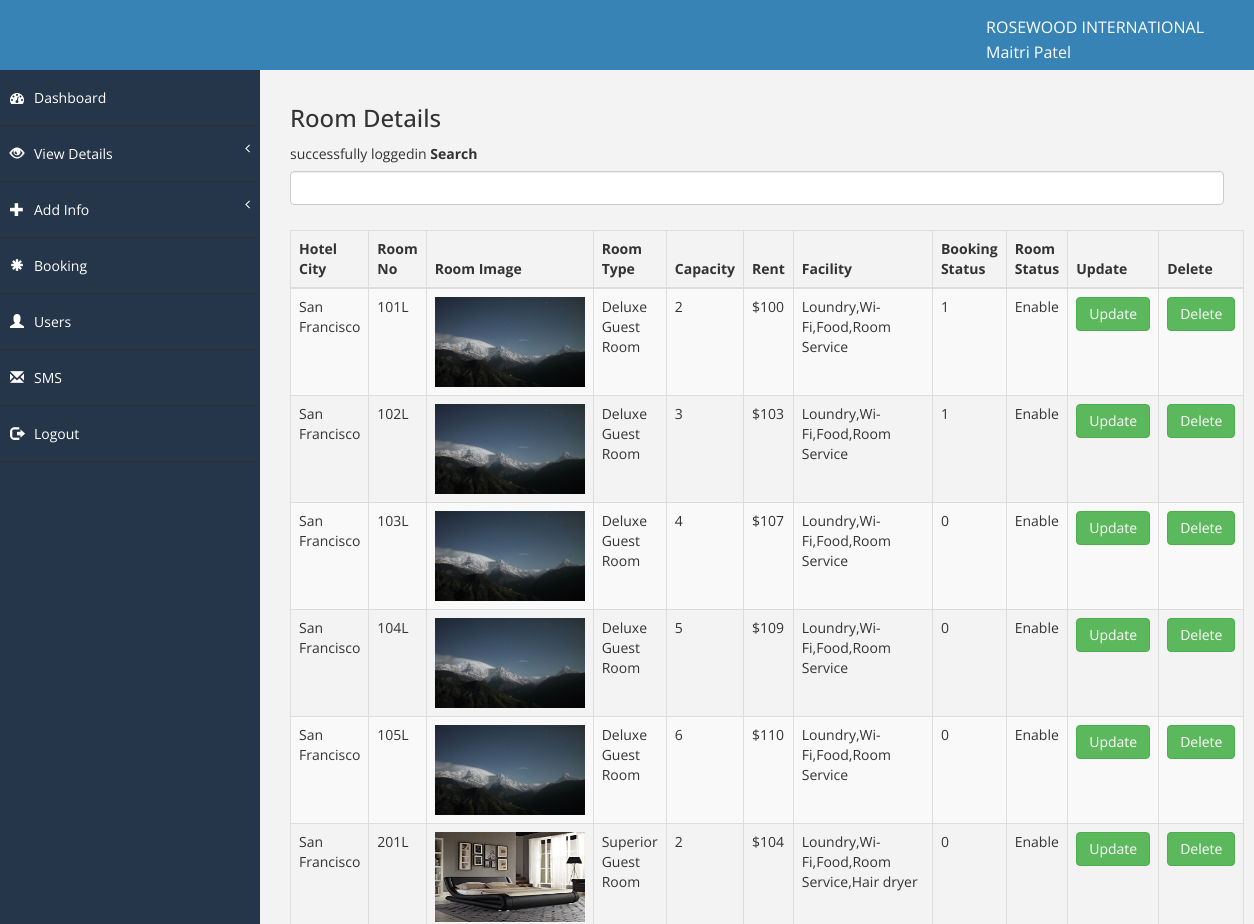
Page /admin/viewrooms.php (signed in, upper part) on the earlier database version.
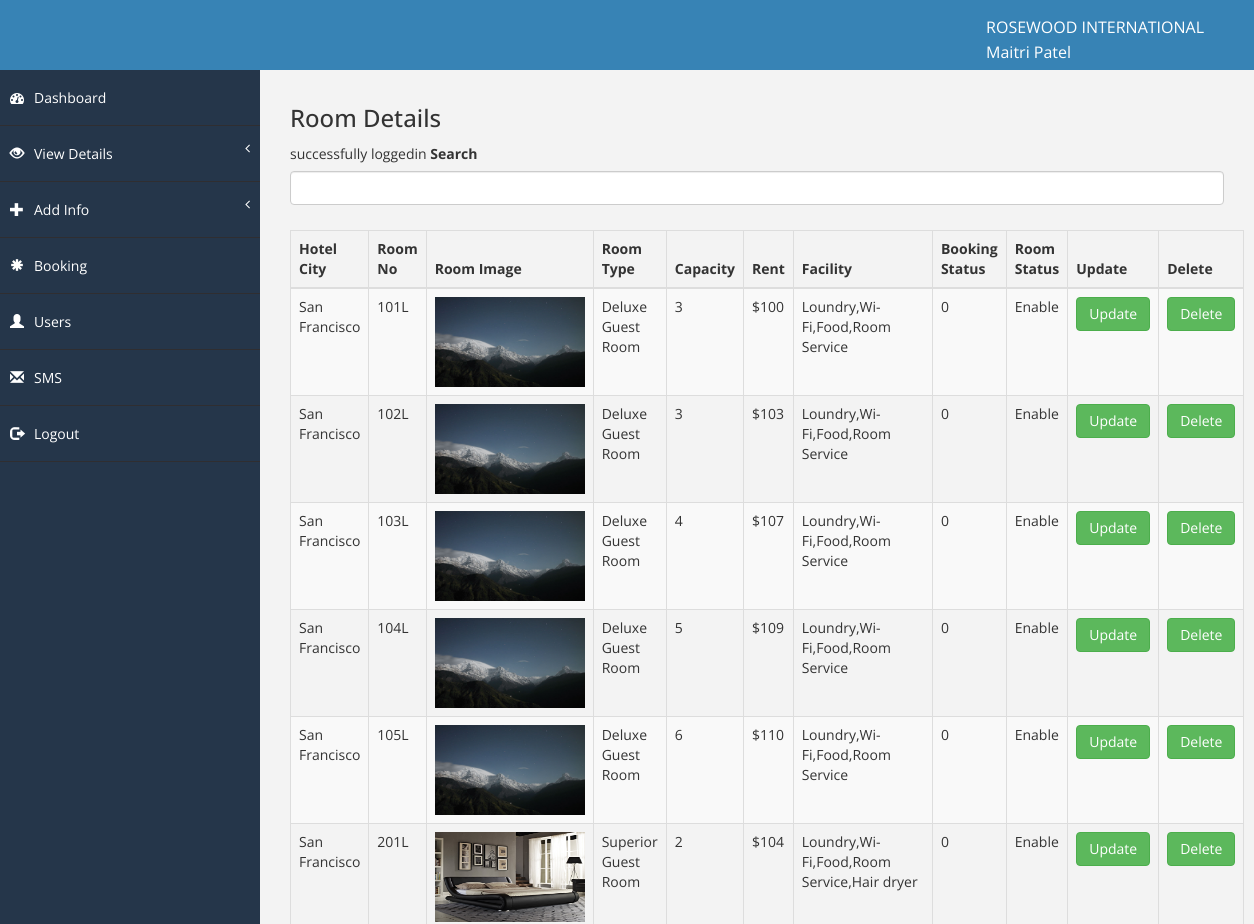
Same page on the later database version.
### tables this page shows
CREATE TABLE IF NOT EXISTS `rooms` (
  `room_id` int(20) NOT NULL,
  `room_no` varchar(100) NOT NULL,
  `image` text NOT NULL,
  `room_type` varchar(100) NOT NULL,
  `capacity` varchar(100) NOT NULL,
  `rent` varchar(100) NOT NULL,
  `facility` varchar(100) NOT NULL,
  `booking_status` tinyint(1) NOT NULL DEFAULT '0',
  `status` varchar(50) NOT NULL,
  `hotel_id` bigint(10) DEFAULT NULL
);

CREATE TABLE IF NOT EXISTS `hotels` (
  `hotel_id` bigint(20) NOT NULL,
  `hotel_name` varchar(50) NOT NULL,
  `address` text NOT NULL,
  `city` varchar(50) NOT NULL,
  `state` varchar(50) NOT NULL,
  `country` varchar(50) NOT NULL,
  `hotel_image` varchar(100) NOT NULL,
  `hotel_status` varchar(50) NOT NULL
);

### admin/function.php (called while the page is built, shortened)
<?php
function connection(){
    try{
        $con = mysqli_connect("localhost","root","mysql","hoteldb");
    }catch(Exception $e){
        echo $e->getMessage();
    }
    return $con;
}
function selectalldatabyid($table,$primary_key,$id){
    try{
        $con = connection();
        $sql = "SELECT * from $table  WHERE $primary_key=$id";
        $result = mysqli_query($con, $sql);
        $row = mysqli_fetch_array($result,MYSQLI_ASSOC);
    }catch(Exception $e){
        echo $e->getMessage();
    }
    return($row);
}
function selectalldataby($table){
    try {
        $con = connection();
        $selectalldata = "SELECT * from $table";
        $result = mysqli_query($con, $selectalldata);
        $row = mysqli_fetch_all($result,MYSQLI_ASSOC);
    } catch (Exception $e) {
        echo 'Message: ' .$e->getMessage();
    }
    return $row;
}

### admin/viewrooms.php (the view, shortened to what this page needs)
<?PHP
include('header.php');
$roomdata = selectalldataby("rooms");
?>
<div id="page-wrapper">
    <h3>Room Details</h3>
    <?php
    if (!empty($_SESSION['error'])) {
        echo $_SESSION['error'];
    }
    ?> <label>Search</label>
    <input id="search" type="text" class="form-control" name="field">
    <br>
        <table class="table table-striped table-bordered table-hover" id="datatable">
            <thead>
            <tr>
                <th>Hotel City</th>
                <th>Room No</th>
                <th>Room Image</th>
                <th>Room Type</th>
                <th>Capacity</th>
                <th>Rent</th>
                <th>Facility</th>
                <th>Booking Status</th>
                <th>Room Status</th>
                <th>Update</th>
                <th>Delete</th>
            </tr>
            </thead>
            <tbody>
            <?php
            foreach ($roomdata as $col => $row){
                $hotel = $row['hotel_id'];
                $room_city = selectalldatabyid("hotels","hotel_id",$hotel);
                ?>
                <tr>
                    <td><?php echo $room_city['city']; ?></td>
                    <td><?php echo $row['room_no']; ?></td>
                    <td><img src="assets/img/<?php echo $row['image']; ?>" width="150" height="90"/></td>
                    <td><?php echo $row['room_type']; ?></td>
                    <td><?php echo $row['capacity']; ?></td>
                    <td><?php echo $row['rent']; ?></td>
                    <td><?php echo $row['facility']; ?></td>
                    <td><?php echo $row['booking_status']; ?></td>
                    <td><?php echo $row['status']; ?></td>
                    <td>
                        <form action="validate.php" method="post">
                            <input type="submit" class="btn btn-success" value="Update" name="updaterooms">
                        </form>
                    </td>
                    <td>
                        <form action="validate.php" method="post">
                            <input type="submit" value="Delete" name="deleteroom" class="btn btn-success">
                        </form>
                    </td>
                </tr>
                <?php
            } ?>
            </tbody>
        </table>
</div>
</div>
</body>
</html>

Differences in the rows shown:
changed rooms (number 1 of 6 on the later page): capacity "2" → "3"; booking_status "1" → "0"
changed rooms (number 2 of 6 on the later page): booking_status "1" → "0"
